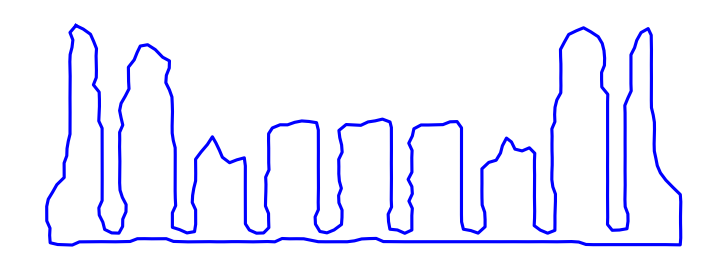
#> input picture fourier_output.png, 727 x 271 px
$ python 'fourier copy.py' ../fourier_output.png
#> lines starting #> are read from the running program, lines starting #| are printed output that depends on the picture; after the words box and inside, x2 and y2 are one past the last pixel; in counts of white or black regions, pixels touching at a corner belong together
import argparse
import cv2
import numpy as np
import matplotlib.pyplot as plt
from tkinter import Tk, filedialog


def extract_contour_from_jpg(filename: str, scale: float = 1/100) -> np.ndarray:
    """Extract the largest contour from a JPG image."""
    img = cv2.imread(filename, 0)
    edges = cv2.Canny(img, 100, 200)
    contours, _ = cv2.findContours(edges, cv2.RETR_EXTERNAL, cv2.CHAIN_APPROX_NONE)
    cnt = max(contours, key=cv2.contourArea)
    points = np.array([x[0] for x in cnt], dtype=np.float32)
    points = (points - points.mean(axis=0)) * scale
    return points[:, 0] + 1j * (-points[:, 1])  # complex plane


def fourier_transform(points: np.ndarray, n_terms: int = 1000):
    """Compute DFT of contour points."""
    N = len(points)
    freqs = np.fft.fftfreq(N)
    coefs = np.fft.fft(points) / N
    return freqs, coefs


def reconstruct_path(freqs, coefs, N=500, n_terms=1000):
    """Reconstruct curve from Fourier coefficients."""
    t = np.linspace(0, 1, N)
    path = np.zeros(N, dtype=complex)
    indices = np.argsort(np.abs(coefs))[-n_terms:]  # strongest terms
    for k in indices:
        path += coefs[k] * np.exp(2j * np.pi * freqs[k] * t * len(coefs))
    return path


def plot_and_save(path: np.ndarray, outfile: str = "fourier_output.png"):
    """Save and display Fourier reconstruction."""
    plt.figure(figsize=(6, 6))
    plt.plot(path.real, path.imag, color="blue")
    plt.gca().set_aspect("equal")
    plt.axis("off")
    plt.savefig(outfile, bbox_inches="tight", dpi=150)
    plt.show()


def choose_file_gui() -> str:
    """Open file dialog to pick an image."""
    root = Tk()
    root.withdraw()
    filepath = filedialog.askopenfilename(
        filetypes=[("Image files", "*.jpg;*.jpeg;*.png")]
    )
    root.destroy()
    return filepath


def main():
    parser = argparse.ArgumentParser(description="JPG → Fourier contour visualization")
    parser.add_argument("image", nargs="?", help="Path to image (JPG/PNG)")
    parser.add_argument("--terms", type=int, default=20000, help="Number of Fourier terms")
    parser.add_argument("--output", default="fourier_output.png", help="Output image filename")
    args = parser.parse_args()

    # If no image path given, open GUI
    image_path = args.image or choose_file_gui()
    if not image_path:
        print("No file selected. Exiting.")
        return

    points = extract_contour_from_jpg(image_path)
#> in extract_contour_from_jpg, `img = cv2.imread(filename, 0)`:
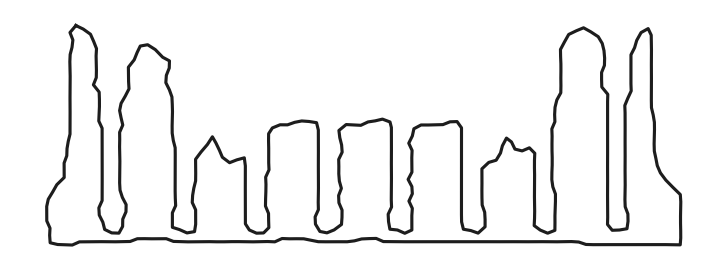
#> img: shape (271, 727); min 29, max 255, mean 241.6
#> in extract_contour_from_jpg, `edges = cv2.Canny(img, 100, 200)`:
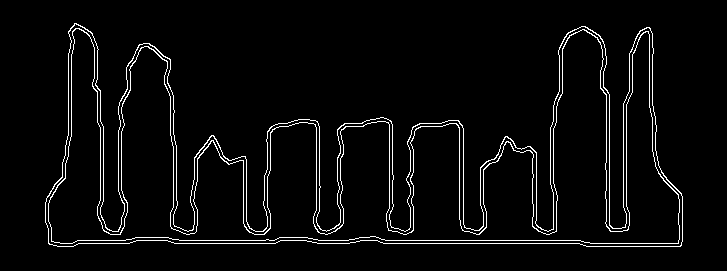
#> edges: shape (271, 727); 3.9% white in thin lines or dots, all inside (x1, y1, x2, y2) = (45, 23, 683, 247)
#> in extract_contour_from_jpg, `contours, _ = cv2.findContours(edges, cv2.RETR_EXTERNAL, cv2.CHAIN_APP..`: contours = 1 contour; box (x1, y1, x2, y2) and area: (45, 23, 683, 247) 69173
#> in extract_contour_from_jpg, `cnt = max(contours, key=cv2.contourArea)`: cnt = contour of 3592 points, box (x1, y1, x2, y2) (45, 23, 683, 247), area 69173
#> in extract_contour_from_jpg, `points = np.array([x[0] for x in cnt], dtype=np.float32)`: points = 3592 pairs, first value 45 to 682, second value 23 to 246
#> in extract_contour_from_jpg, `points = (points - points.mean(axis=0)) * scale`: points = 3592 pairs, first value -3.2 to 3.17, second value -1.42 to 0.805
    freqs, coefs = fourier_transform(points)
#> in fourier_transform, `N = len(points)`: N = 3592
#> in fourier_transform, `freqs = np.fft.fftfreq(N)`: freqs = 3592 values, max 0.5 at index 1795, min -0.5 at index 1796, mean -0.000139
    path = reconstruct_path(freqs, coefs, n_terms=args.terms)
#> in reconstruct_path, `indices = np.argsort(np.abs(coefs))[-n_terms:]`: indices = 3592 values, max 3591 at index 3590, min 0 at index 0, mean 1795.5
#> the loop in reconstruct_path, `for k in indices:` made 3592 passes
#> k on passes 2 to 4: 2748, 1341, 2376
    plot_and_save(path, args.output)
#> in plot_and_save, `plt.savefig(outfile, bbox_inches="tight", dpi=150)`:
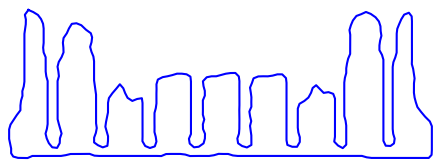
#> figure drawn by matplotlib, 1 panel


if __name__ == "__main__":
    main()
